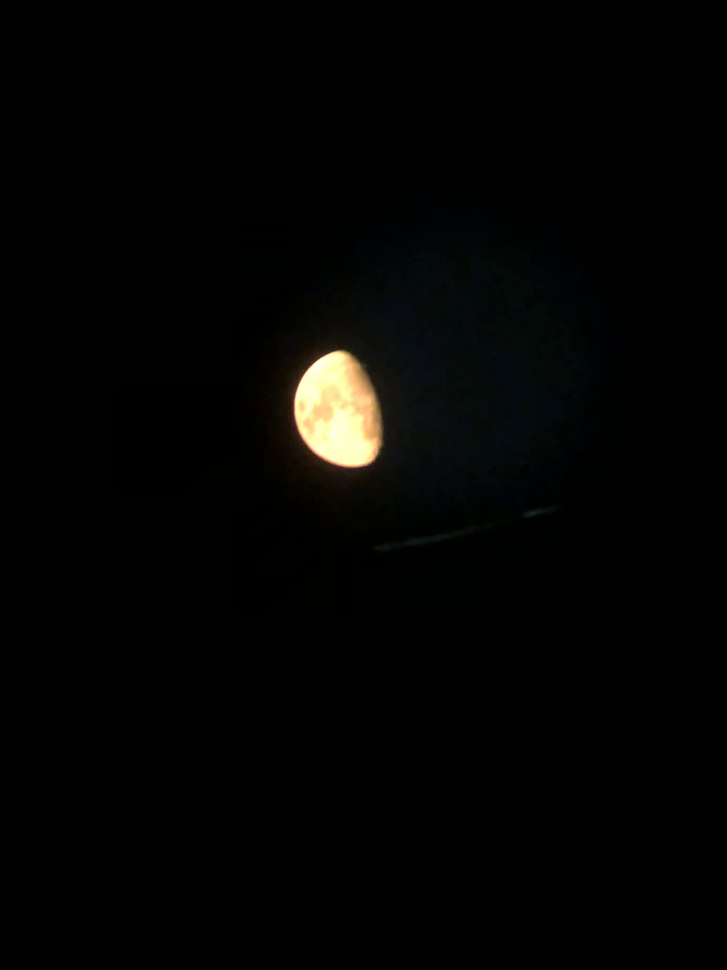
#> input picture Software/Vision/test data/image_focus_moon.png, 727 x 970 px, shrunk from 1536 x 2048 before the run, given in place of the camera
$ python main.py
#> lines starting #> are read from the running program, lines starting #| are printed output that depends on the picture; after the words box and inside, x2 and y2 are one past the last pixel; in counts of white or black regions, pixels touching at a corner belong together
import cv2
import numpy as np

cap = cv2.VideoCapture(0)

while True:
    ret, frame = cap.read()
#> frame is the input picture: shape (970, 727, 3); mean B, G, R 3.6, 4.5, 4.3
    gray_frame = cv2.cvtColor(frame, cv2.COLOR_BGR2GRAY)

    # Blur (remove noise)
    blur = cv2.GaussianBlur(gray_frame, (5, 5), 0)

    # Binary (make it black and white to optimise calculation)
    #this fonction is the real one. The other one is for test only
    #_, binary = cv2.threshold(blur, 200, 255, cv2.THRESH_BINARY + cv2.THRESH_OTSU)
    _, binary = cv2.threshold(blur, 80, 255, cv2.THRESH_BINARY)
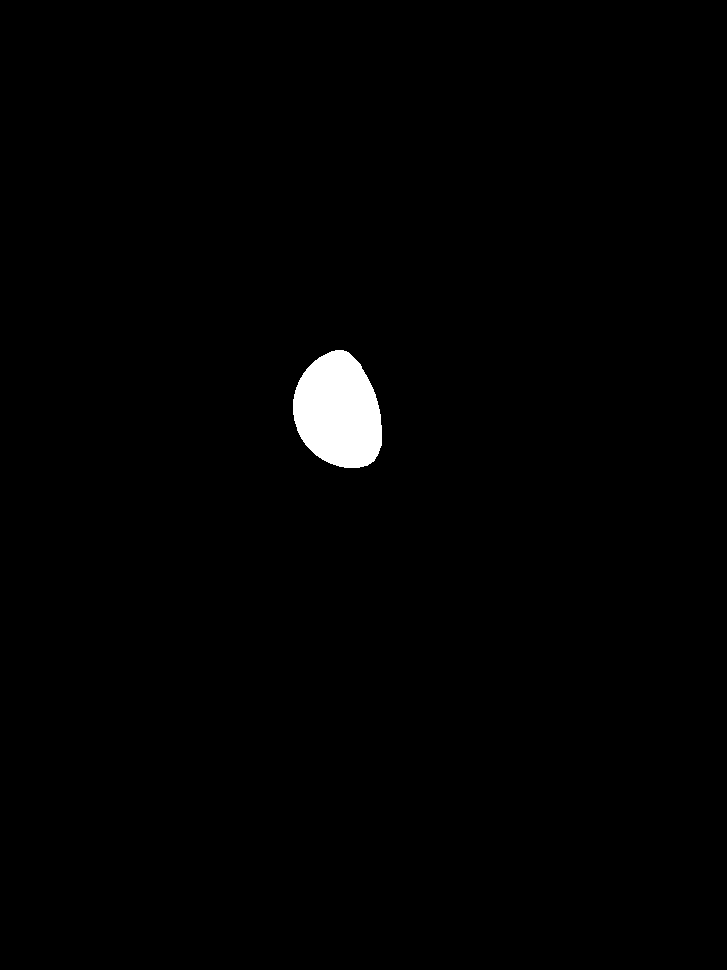
#> binary: shape (970, 727); 1.1% white; 1 white region, box (x1, y1, x2, y2) and area: (293, 350, 382, 468) 8028
    #Bitwise is added to do test with a white paper
    binary = cv2.bitwise_not(binary)

    # Contours
    contours, _ = cv2.findContours(binary,cv2.RETR_EXTERNAL,cv2.CHAIN_APPROX_SIMPLE)
#> contours = [[[0, 0], [0, 969], [726, 969], [726, 0]]]

    if len(contours) == 0:
        print("no contours found")
        exit()

    # Largest contour (circle / semi-circle)
    cnt = max(contours, key=cv2.contourArea)
#> cnt = [[0, 0], [0, 969], [726, 969], [726, 0]]

    (x, y), radius = cv2.minEnclosingCircle(cnt)
#> x = 363; y = 484.5; radius = 605.4

    diametre = 2 * radius
#> diametre = 1210.8

    # Center (moments)
    M = cv2.moments(cnt)
#> M = moments, m00 703494, centre m10/m00, m01/m00 = (363, 484.5)
    cx = int(M["m10"] / M["m00"]) # m00 is the aire and m10 is aire*cx
#> cx = 363
    cy = int(M["m01"] / M["m00"]) # m00 is the aire and m01 is aire*cy
#> cy = 484

    # Draw center
    output = cv2.cvtColor(gray_frame, cv2.COLOR_GRAY2BGR)
    cv2.circle(output, (cx, cy), 6, (0, 0, 255), -1)
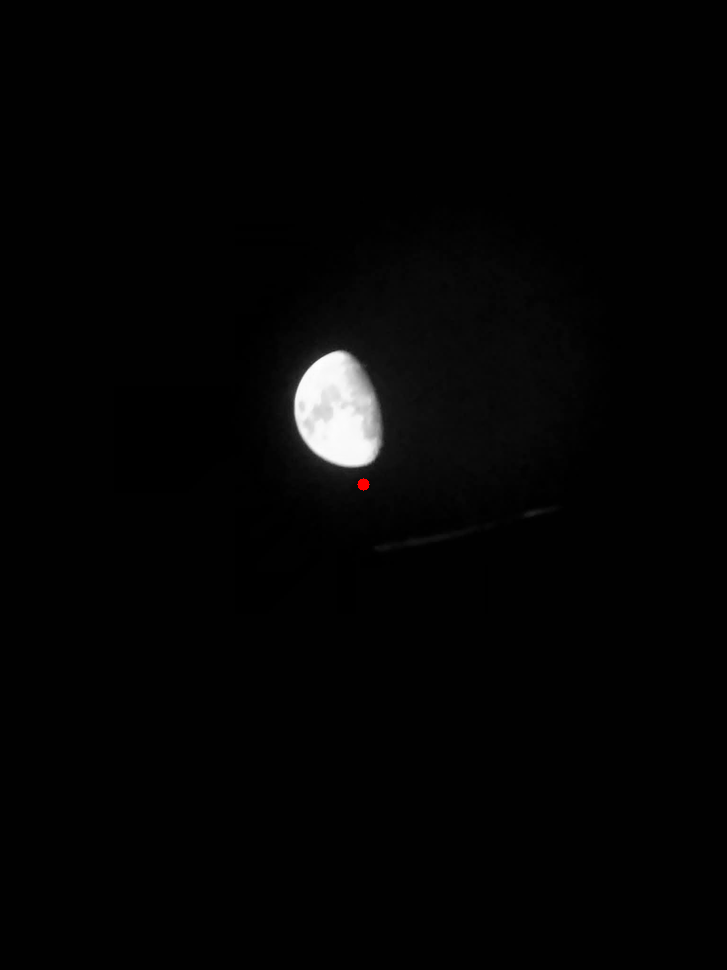
#> output: shape (970, 727, 3); mean B, G, R 4.3, 4.3, 4.4
    # Draw detection circle
    cv2.circle(output,(int(x), int(y)),int(radius),(0, 255, 0),2)
#> output: shape (970, 727, 3); 0.01% of pixels changed, all inside (x1, y1, x2, y2) = (0, 0, 727, 970)
    # Draw size
    cv2.putText(output,f"D={diametre}px",(int(x - radius), int(y - radius - 10)),
        cv2.FONT_HERSHEY_SIMPLEX,0.6,(255, 0, 0),2)

    # Display
    cv2.imshow("Webcam", binary)
    cv2.imshow("Tracking", output)
    if cv2.waitKey(1) & 0xFF == ord('q'):
#> (key q is pressed here)
        break
cap.release()
cv2.destroyAllWindows()
